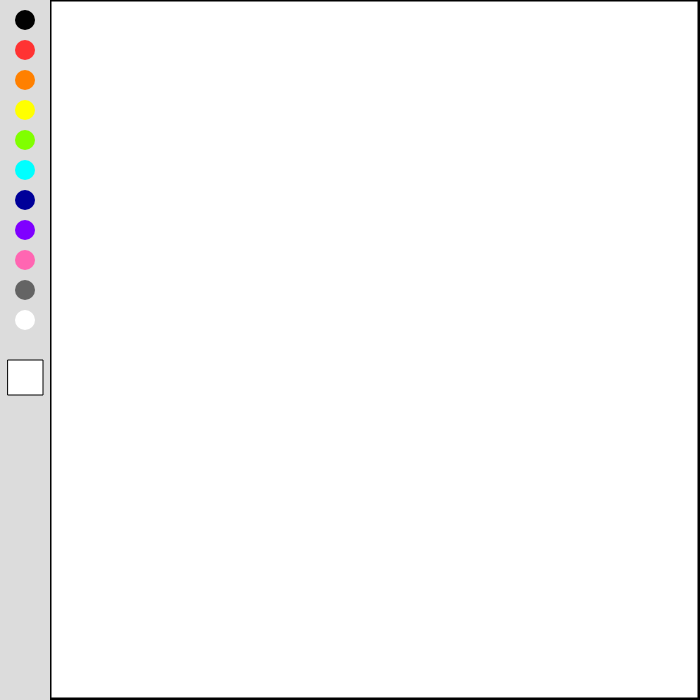
Frame 1 (no input)
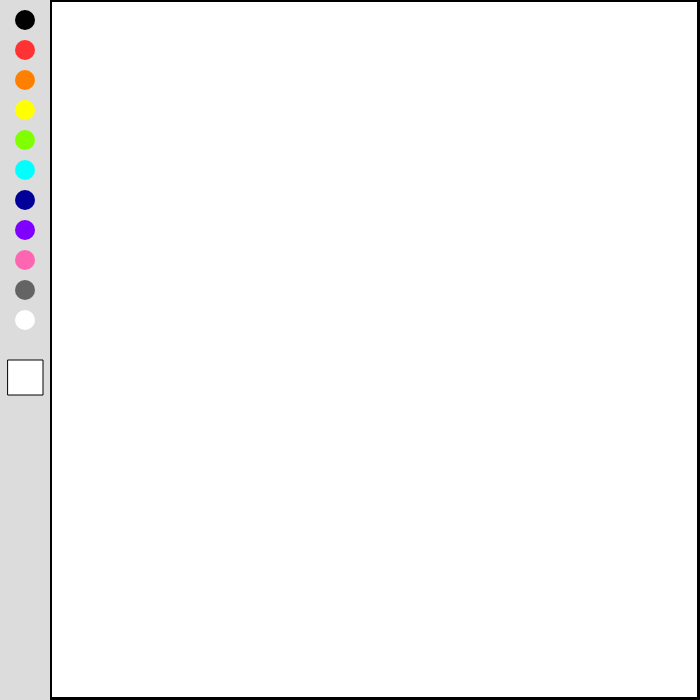
Frame 60 (no input)
Frame 120 (the mouse pressed at the canvas centre since frame 60): identical to frame 60, image omitted

The p5.js sketch that drew these frames (run headless with seeded random() and noise() and a simulated clock; from frame 60 on, the mouse is pressed at the canvas centre):

// p5.js sketch
// ── sketch.js
var posXbot1 = 25;
var posYbot1 = 20; //boton negro
var tamBot1 = 20;

var posXbot2 = 25;
var posYbot2 = 50; //boton rojo 
var tamBot2 = 20;

var posXbot3 = 25;
var posYbot3 = 80; //boton naranja
var tamBot3 = 20;

var posXbot4 = 25;
var posYbot4 = 110; //boton amarillo
var tamBot4 = 20;

var posXbot5 = 25;
var posYbot5 = 140; //boton verde
var tamBot5 = 20;

var posXbot6 = 25;
var posYbot6 = 170; //boton blu
var tamBot6 = 20;

var posXbot7 = 25;
var posYbot7 = 200; //boton bly dark
var tamBot7 = 20;

var posXbot8 = 25;
var posYbot8 = 230; //boton purple
var tamBot8 = 20;

var posXbot9 = 25;
var posYbot9 = 260; //boton pink
var tamBot9 = 20;

var posXbot10 = 25;
var posYbot10 = 290; //boton gris
var tamBot10 = 20;

var posXbot11 = 25;
var posYbot11 = 320; //boton blanco erraser
var tamBot11 = 20;

var posXbot12 = 8;
var posYbot12 = 360; //boton clear all
var tamBot12 = 35;


var herramientaSelect = 0; //qué herramineta tengo selc

function setup() {
  createCanvas(700, 700);
  background(255);

}

function draw() {
  noFill();
  //crea un rectangulo para delimitar el área de trabajo
  stroke(1);
  strokeWeight(3);
  rect(50, 0, 649, 699);

  //crea rectángulo en donde van a estar los colores
  noStroke();
  fill(220);
  rect(0, 0, 50, 700);


  //crea los botones de colores
  fill(1); //negro
  ellipse(posXbot1, posYbot1, tamBot1, tamBot1);

  fill(255, 51, 51); //rojo
  ellipse(posXbot2, posYbot2, tamBot2, tamBot2);

  fill(255, 128, 0); //naranja
  ellipse(posXbot3, posYbot3, tamBot3, tamBot3);

  fill(255, 255, 0); //yellow
  ellipse(posXbot4, posYbot4, tamBot4, tamBot4);

  fill(128, 255, 0); //green
  ellipse(posXbot5, posYbot5, tamBot5, tamBot5);

  fill(0, 255, 255); //blu
  ellipse(posXbot6, posYbot6, tamBot6, tamBot6);

  fill(0, 0, 153); //blu dark
  ellipse(posXbot7, posYbot7, tamBot7, tamBot7);

  fill(127, 0, 255); //purple
  ellipse(posXbot8, posYbot8, tamBot8, tamBot8);

  fill(255, 102, 178); //pink
  ellipse(posXbot9, posYbot9, tamBot9, tamBot9);

  fill(100); //gris
  ellipse(posXbot10, posYbot10, tamBot10, tamBot10);

  fill(255); //white
  ellipse(posXbot11, posYbot11, tamBot11, tamBot11);
  strokeWeight(1);
  stroke(2);
  rect(posXbot12, posYbot12, tamBot12, tamBot12);

  noStroke();

  if (mouseIsPressed) {
    //ellipse(mouseX, mouseY, 20, 20);

    if (herramientaSelect == 1) {
      stroke(1);
      translate(mouseX, mouseY); //hace líneas negras que van rotando
      rotate(frameCount / 10.0);
      line(0, 0, 50, 0);
    }
    if (herramientaSelect == 2) {
      fill(255, 51, 51);
      rect(mouseX, mouseY, 15, 15); //rectángulos rojos 15x15
    }
    if (herramientaSelect == 3) {
      stroke(255, 128, 0);
      strokeWeight(1);
      line(width / 2, height / 2, mouseX - 20, mouseY - 20); //una linea desde el centro a la posicion del mouse
    }
    if (herramientaSelect == 4) {
      stroke(255, 255, 0);
      line(mouseX + 20, mouseY, mouseX, mouseY - 20); //lineas amarillitas
    }
    if (herramientaSelect == 5) {
      fill(128, 255, 0);
      ellipse(mouseX, mouseY, 10, 10); //punticos verdes
    }
    if (herramientaSelect == 6) {
      stroke(0, 255, 255);
      line(mouseX - 33, mouseY, mouseX + 33, mouseY); //una cruz azulita
      line(mouseX, mouseY - 33, mouseX, mouseY + 33);
    }
    if (herramientaSelect == 7) {
      stroke(0, 0, 153);
      line(windowWidth, mouseY, 0, mouseY); //linea azul oscura al ancho de la pantalla
    }
    if (herramientaSelect == 8) {
      stroke(127, 0, 255);
      line(mouseX, mouseY, mouseX + 70, mouseY); //linea morada horizontal
    }
    if (herramientaSelect == 9) {
      stroke(255, 102, 178);
      line(mouseX, windowHeight, mouseX, 0); //lineas verticales rosadas del alto de la pantalla
    }
    if (herramientaSelect == 10) {
      fill(180);
      stroke(1);
      translate(mouseX, mouseY); //hace un triangulo gris que se mueve con el mouse y va rotando
      rotate(frameCount / 25.0);
      triangle(40, 40, 80, 40, 60, 0);
    }
    if (herramientaSelect == 11) {
      fill(255);
      rect(mouseX, mouseY, 20, 20); //borrador hace un cuadradito blanco
    }
    if (herramientaSelect == 12) {
      background(255); //clear all canvas
    }



    if (mouseX > posXbot1 && mouseX < posXbot1 + tamBot1 + 3 &&
      mouseY > posYbot1 && mouseY < posYbot1 + tamBot1 + 3) {
      herramientaSelect = 1;
    }
    if (mouseX > posXbot2 && mouseX < posXbot2 + tamBot2 &&
      mouseY > posYbot2 && mouseY < posYbot2 + tamBot2) {
      herramientaSelect = 2;
    }
    if (mouseX > posXbot3 && mouseX < posXbot3 + tamBot3 &&
      mouseY > posYbot3 && mouseY < posYbot3 + tamBot3) {
      herramientaSelect = 3;
    }
    if (mouseX > posXbot4 && mouseX < posXbot4 + tamBot4 &&
      mouseY > posYbot4 && mouseY < posYbot4 + tamBot4) {
      herramientaSelect = 4;
    }
    if (mouseX > posXbot5 && mouseX < posXbot5 + tamBot5 &&
      mouseY > posYbot5 && mouseY < posYbot5 + tamBot5) {
      herramientaSelect = 5;
    }
    if (mouseX > posXbot6 && mouseX < posXbot6 + tamBot6 &&
      mouseY > posYbot6 && mouseY < posYbot6 + tamBot6) {
      herramientaSelect = 6;
    }
    if (mouseX > posXbot7 && mouseX < posXbot7 + tamBot7 &&
      mouseY > posYbot7 && mouseY < posYbot7 + tamBot7) {
      herramientaSelect = 7;
    }
    if (mouseX > posXbot8 && mouseX < posXbot8 + tamBot8 &&
      mouseY > posYbot8 && mouseY < posYbot8 + tamBot8) {
      herramientaSelect = 8;
    }
    if (mouseX > posXbot9 && mouseX < posXbot9 + tamBot9 &&
      mouseY > posYbot9 && mouseY < posYbot9 + tamBot9) {
      herramientaSelect = 9;
    }
    if (mouseX > posXbot10 && mouseX < posXbot10 + tamBot10 &&
      mouseY > posYbot10 && mouseY < posYbot10 + tamBot10) {
      herramientaSelect = 10;
    }
    if (mouseX > posXbot11 && mouseX < posXbot11 + tamBot11 &&
      mouseY > posYbot11 && mouseY < posYbot11 + tamBot11) {
      herramientaSelect = 11;
    }
    if (mouseX > posXbot12 && mouseX < posXbot12 + tamBot11 &&
      mouseY > posYbot12 && mouseY < posYbot12 + tamBot11) {
      herramientaSelect = 12;
    }

  }


}
